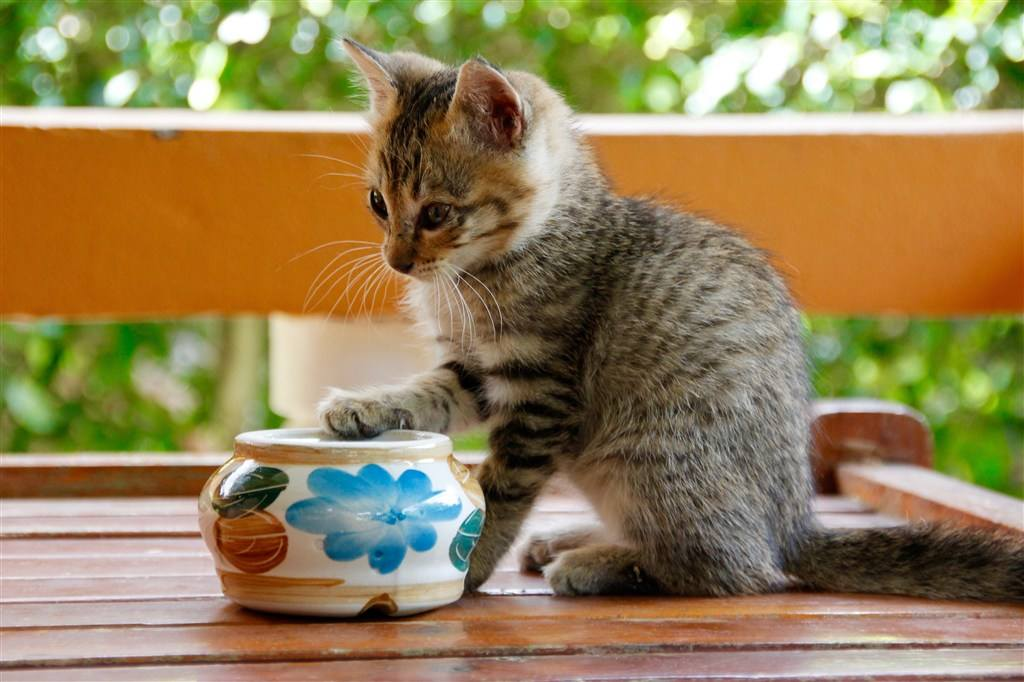
#> input picture python/old/code/image/cat.jpeg, 1024 x 682 px
$ python '3.4-1.3掩膜的应用mask.py'
#> lines starting #> are read from the running program, lines starting #| are printed output that depends on the picture
'''
OpenCV图像处理-直方图

掩膜是用选定的图像、图形或物体，对要处理的图像进行遮挡，来控制图像 处理的区域。

'''

import numpy as np
import cv2 as cv
import matplotlib.pyplot as plt

# 1. 直接以灰度图的方式读入
img = cv.imread('../image/cat.jpeg', 0)
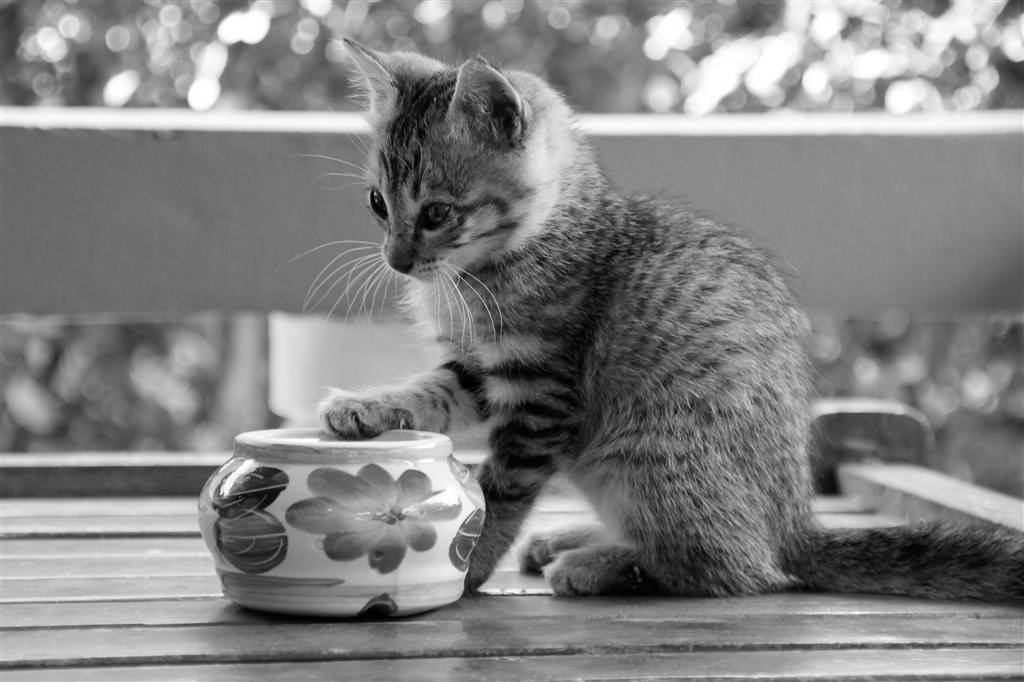
#> img: shape (682, 1024); min 0, max 255, mean 130.2

# 2. 创建蒙版
# 全黑色          大小相同
mask = np.zeros(img.shape[:2], np.uint8)
# 创建白色区域(透明)
mask[400:650, 200:500] = 255

# 3.掩模
masked_img = cv.bitwise_and(img, img, mask=mask)
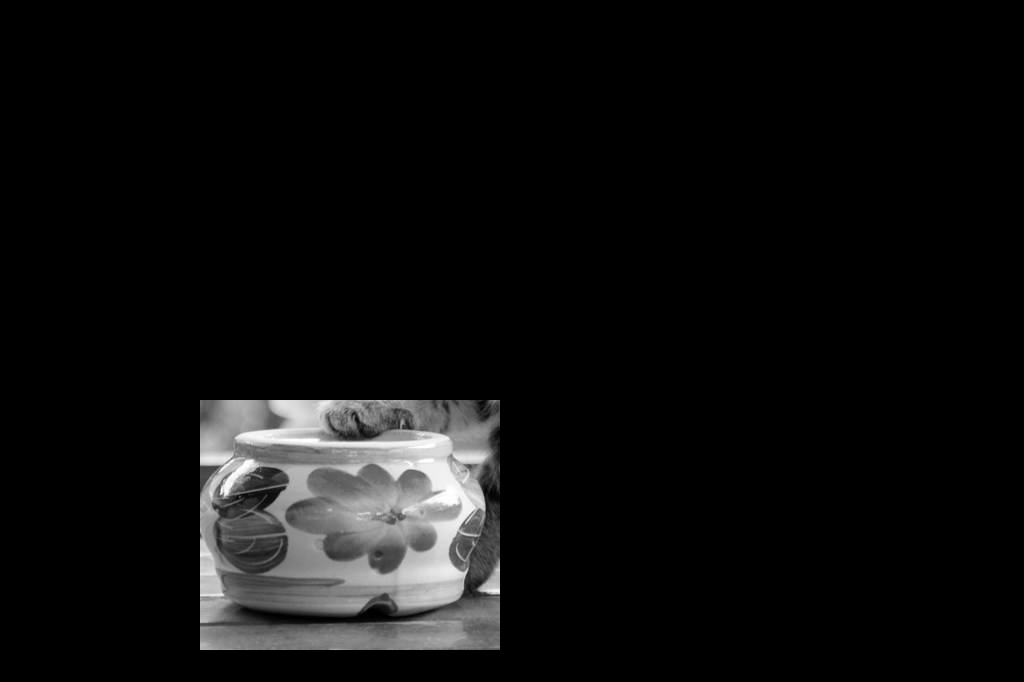
#> masked_img: shape (682, 1024); min 0, max 255, mean 13.9

# 4. 统计掩膜后图像的灰度图
# 原图, brg对应012, 掩膜, histSiz:BIN的数目, ranges:像素值范围
mask_histr = cv.calcHist([img], [0], mask, [256], [1, 256])
#> mask_histr = 256 values, max 622 at index 124, min 0 at index 255, mean 292.4


# 5. 图像展示
fig, axes = plt.subplots(nrows=2, ncols=2, figsize=(10, 8))
axes[0, 0].imshow(img, cmap=plt.cm.gray)
axes[0, 0].set_title("原图")
axes[0, 1].imshow(mask, cmap=plt.cm.gray)
axes[0, 1].set_title("蒙版数据")
axes[1, 0].imshow(masked_img, cmap=plt.cm.gray)
axes[1, 0].set_title("掩膜后数据")
# 折线图
axes[1, 1].plot(mask_histr)
axes[1, 1].grid()
axes[1, 1].set_title("灰度直方图")

# 解决中文显示问题
plt.rcParams['font.sans-serif'] = ['KaiTi']  # 指定默认字体
plt.rcParams['axes.unicode_minus'] = False  # 解决保存图像是负号'-'显示为方块的问题
plt.show()
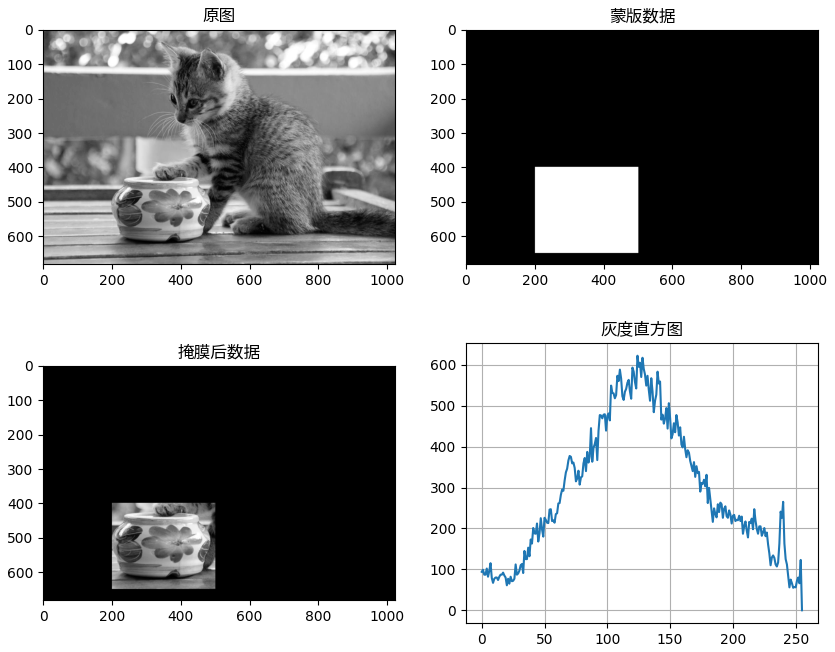
#> figure drawn by matplotlib, 4 panels; panel 4: curve peaks at x = 124, y = 622

$ run again, with python/old/code/image/ballon.jpeg copied over python/old/code/image/cat.jpeg
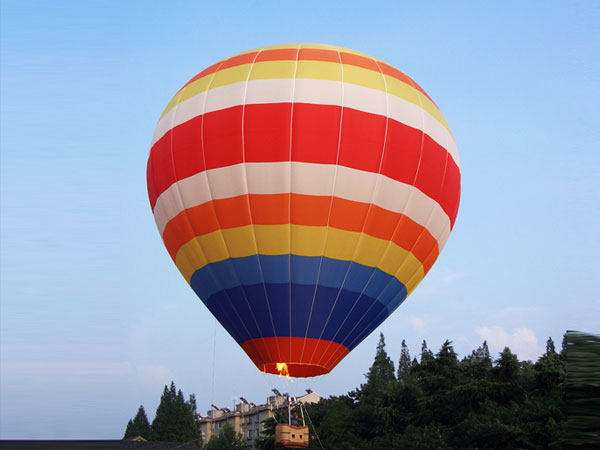
#> input picture python/old/code/image/ballon.jpeg, 600 x 450 px
#> `masked_img = cv.bitwise_and(img, img, mask=mask)`:
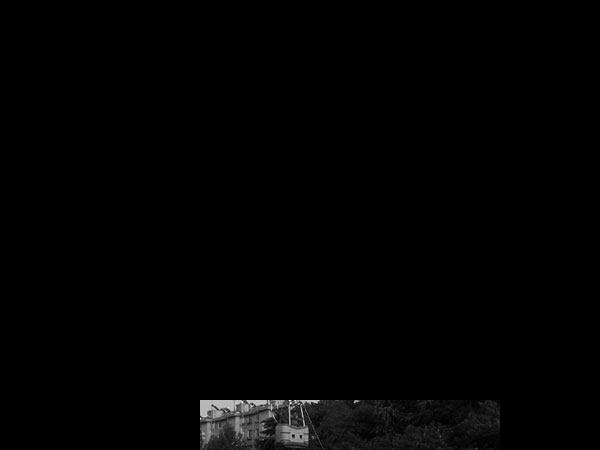
#> masked_img: shape (450, 600); min 0, max 255, mean 2.4
#> mask_histr = 256 values, max 370 at index 16, min 0 at index 202, mean 57.3
#> `plt.show()`:
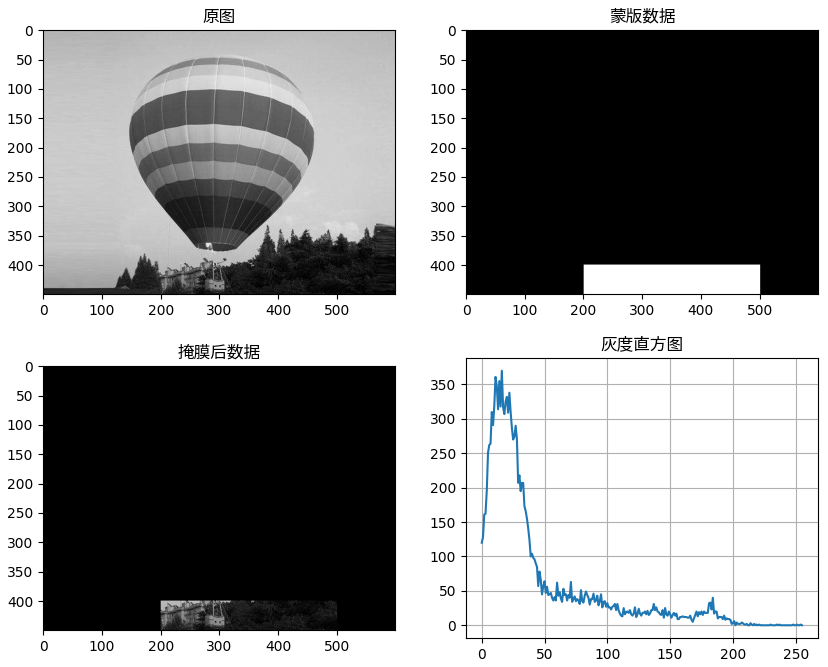
#> figure drawn by matplotlib, 4 panels; panel 4: curve peaks at x = 16, y = 370

$ run again, with python/old/code/image/deer.jpeg copied over python/old/code/image/cat.jpeg
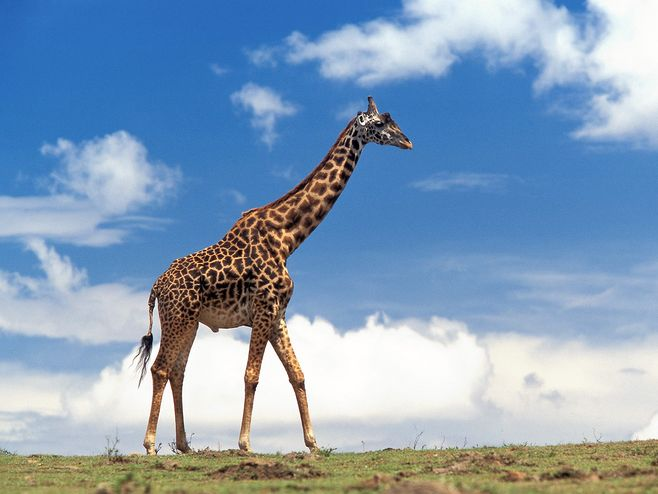
#> input picture python/old/code/image/deer.jpeg, 658 x 494 px
#> `masked_img = cv.bitwise_and(img, img, mask=mask)`:
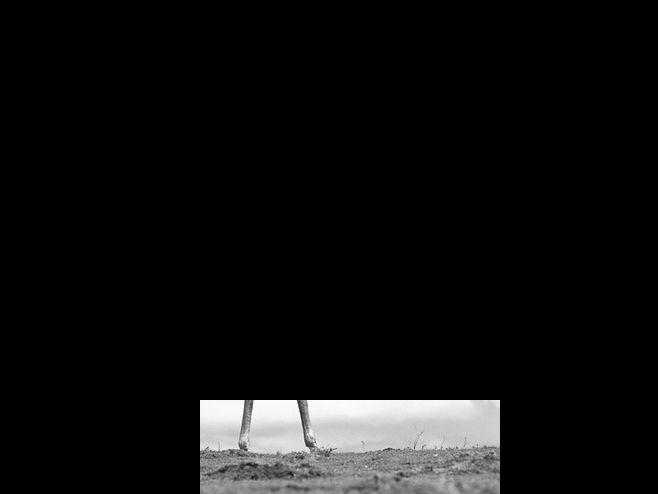
#> masked_img: shape (494, 658); min 0, max 255, mean 15.1
#> mask_histr = 256 values, max 502 at index 245, min 0 at index 0, mean 110.2
#> `plt.show()`:
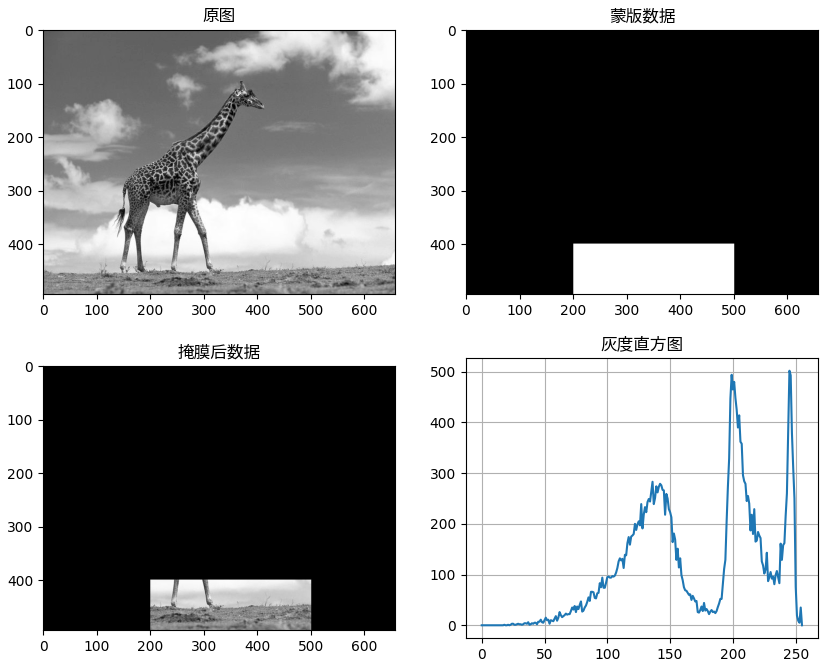
#> figure drawn by matplotlib, 4 panels; panel 4: curve peaks at x = 245, y = 502
